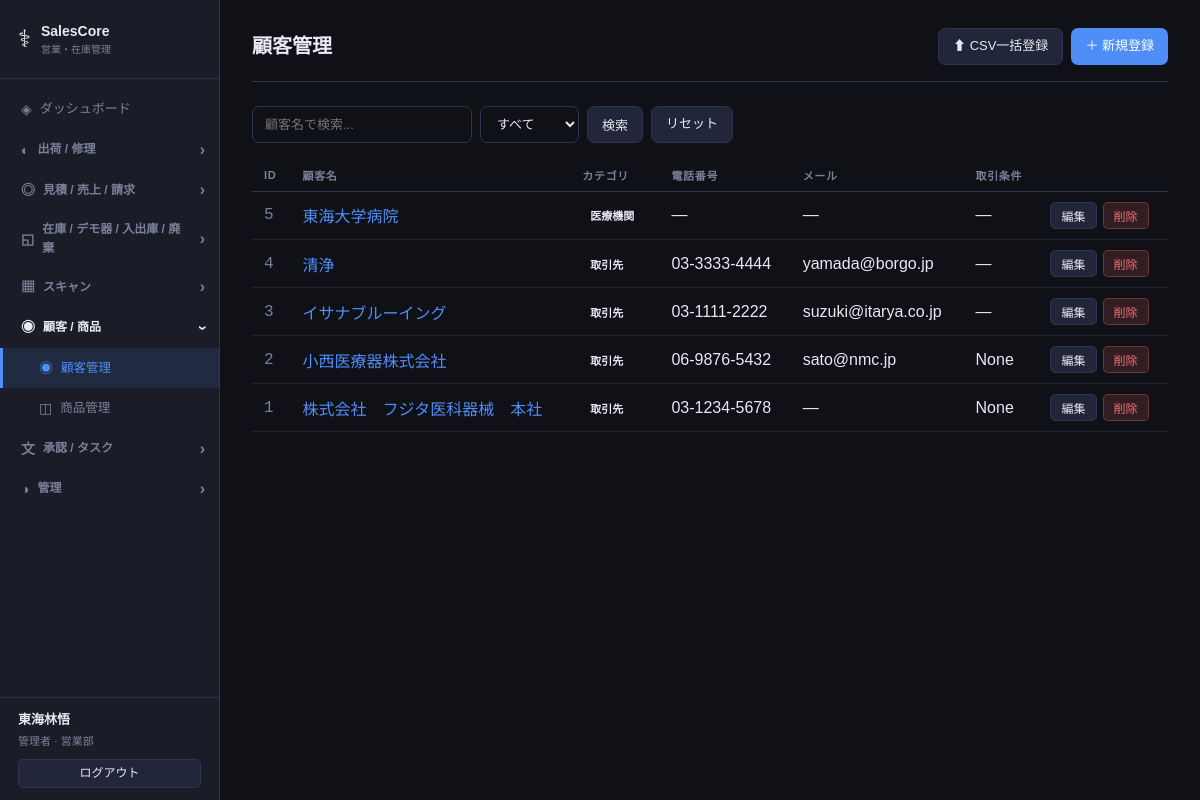
Page /customers (signed in) on the committed database.
### models.py (models this page shows)
class Base(DeclarativeBase):
    pass

class Staff(Base):
    __tablename__ = "staffs"
    id = Column(Integer, primary_key=True, autoincrement=True)
    name = Column(String(100), nullable=False)
    login_id = Column(String(50), unique=True, nullable=False)
    password_hash = Column(String(200), nullable=False)
    role = Column(String(20), default="user")
    department = Column(String(100), nullable=True)
    email = Column(String(200), nullable=True)
    is_active = Column(Boolean, default=True)
    last_active_at = Column(DateTime, nullable=True)
    last_active_page = Column(String(200), nullable=True)
    created_at = Column(DateTime, default=datetime.now)

class Customer(Base):
    __tablename__ = "customers"
    id = Column(Integer, primary_key=True, autoincrement=True)
    name = Column(String(200), nullable=False)
    category = Column(String(50), default="hospital")  # hospital / supplier
    phone = Column(String(50), nullable=True)
    email = Column(String(200), nullable=True)
    address = Column(Text, nullable=True)
    trading_terms = Column(Text, nullable=True)  # 取引条件
    notes = Column(Text, nullable=True)
    created_at = Column(DateTime, default=datetime.now)
    staff_id = Column(Integer, ForeignKey("staffs.id"), nullable=True)
    staff = relationship("Staff")
    quotes = relationship("Quote", back_populates="customer", foreign_keys="Quote.customer_id")

### routers/customers.py (the view)
@router.get("/customers", response_class=HTMLResponse)
def list_customers(request: Request, search: str = "", category: str = "", db: Session = Depends(get_db)):
    customers = crud.get_customers(db, search=search, category=category)
    return templates.TemplateResponse("customers/list.html", {
        "request": request, "customers": customers,
        "search": search, "category": category
    })

### templates/customers/list.html (shortened to what this page needs)
﻿{% extends "base.html" %}
{% block content %}
<div class="page-header">
  <h1 class="page-title">顧客管理</h1>
  <div class="header-actions">
    <a href="/customers/import" class="btn btn-ghost">⬆ CSV一括登録</a>
    <a href="/customers/new" class="btn btn-primary">＋ 新規登録</a>
  </div>
</div>
<div class="filter-bar">
  <form method="get" class="filter-form">
    <input name="search" value="{{ search }}" placeholder="顧客名で検索..." class="input">
    <select name="category" class="select">
      <option value="">すべて</option>
    </select>
    <button type="submit" class="btn btn-ghost">検索</button>
    <a href="/customers" class="btn btn-ghost">リセット</a>
  </form>
</div>
<div class="table-wrap">
  <table class="table">
    <thead><tr><th>ID</th><th>顧客名</th><th>カテゴリ</th><th>電話番号</th><th>メール</th><th>取引条件</th><th></th></tr></thead>
    <tbody>
      {% for c in customers %}
      <tr>
        <td class="mono text-muted">{{ c.id }}</td>
        <td><a href="/customers/{{ c.id }}" class="link">{{ c.name }}</a></td>
        <td><span class="badge badge-{{ c.category }}">{{ "医療機関" if c.category in ("hospital","medical") else "取引先" }}</span></td>
        <td>{{ c.phone or "―" }}</td>
        <td>{{ c.email or "―" }}</td>
        <td>{{ c.trading_terms or "―" }}</td>
        <td class="actions">
          <a href="/customers/{{ c.id }}/edit" class="btn btn-sm btn-ghost">編集</a>
          <form method="post" action="/customers/{{ c.id }}/delete" style="display:inline" onsubmit="return confirm('削除しますか？')">
            <button class="btn btn-sm btn-danger">削除</button>
          </form>
        </td>
      </tr>
      {% else %}
      <tr><td colspan="7" class="empty">顧客が登録されていません</td></tr>
      {% endfor %}
    </tbody>
  </table>
</div>
{% endblock %}

### templates/base.html (shortened to what this page needs)
<!DOCTYPE html>
<html lang="ja">
<head>
  <link rel="stylesheet" href="/static/css/style.css">
</head>
<body>
  <nav class="sidebar" id="sidebar">
    <div class="logo">
      <span class="logo-icon">⚕</span>
      <div>
        <div class="logo-title">SalesCore</div>
        <div class="logo-sub">営業・在庫管理</div>
      </div>
    </div>
    <ul class="nav-list">
      <li><a href="/" class="nav-link {% if request.url.path == '/' %}active{% endif %}" onclick="closeMenu()"><span class="nav-icon">◈</span> ダッシュボード</a></li>
      {% set grp1_active = ('/shipments' in request.url.path and '/repairs' not in request.url.path) or '/repairs' in request.url.path %}
      <li class="nav-group-item">
        <div class="nav-group-header {% if grp1_active %}open{% endif %}" onclick="toggleGroup('grp-shipment')">
          <span class="nav-icon">◐</span> 出荷 / 修理 <span class="nav-arrow">›</span>
        </div>
      </li>
      {% set grp2_active = '/quotes' in request.url.path or '/sales' in request.url.path or '/invoices' in request.url.path %}
      <li class="nav-group-item">
        <div class="nav-group-header {% if grp2_active %}open{% endif %}" onclick="toggleGroup('grp-sales')">
          <span class="nav-icon">◎</span> 見積 / 売上 / 請求 <span class="nav-arrow">›</span>
        </div>
      </li>
      {% set grp3_active = request.url.path == '/inventory' or 'history' in request.url.path or 'disposal' in request.url.path or '/demo' in request.url.path %}
      <li class="nav-group-item">
        <div class="nav-group-header {% if grp3_active %}open{% endif %}" onclick="toggleGroup('grp-inventory')">
          <span class="nav-icon">◱</span> 在庫 / デモ器 / 入出庫 / 廃棄 <span class="nav-arrow">›</span>
        </div>
      </li>
      {% set grp4_active = '/barcode' in request.url.path %}
      <li class="nav-group-item">
        <div class="nav-group-header {% if grp4_active %}open{% endif %}" onclick="toggleGroup('grp-scan')">
          <span class="nav-icon">▦</span> スキャン <span class="nav-arrow">›</span>
        </div>
      </li>
      {% set grp5_active = '/customers' in request.url.path or '/products' in request.url.path %}
      <li class="nav-group-item">
        <div class="nav-group-header {% if grp5_active %}open{% endif %}" onclick="toggleGroup('grp-customer')">
          <span class="nav-icon">◉</span> 顧客 / 商品 <span class="nav-arrow">›</span>
        </div>
        <ul class="nav-group {% if grp5_active %}open{% endif %}" id="grp-customer">
          <li><a href="/customers" class="nav-link {% if '/customers' in request.url.path %}active{% endif %}" onclick="closeMenu()"><span class="nav-icon">◉</span> 顧客管理</a></li>
          <li><a href="/products"  class="nav-link {% if '/products'  in request.url.path %}active{% endif %}" onclick="closeMenu()"><span class="nav-icon">◫</span> 商品管理</a></li>
        </ul>
      </li>
      {% set grp6_active = '/approval' in request.url.path or '/tasks' in request.url.path %}
      <li class="nav-group-item">
        <div class="nav-group-header {% if grp6_active %}open{% endif %}" onclick="toggleGroup('grp-approval')">
          <span class="nav-icon">文</span> 承認 / タスク <span class="nav-arrow">›</span>
        </div>
      </li>
      {% if request.state.staff and request.state.staff["role"] == "admin" %}
      {% set grp7_active = '/staff' in request.url.path %}
      <li class="nav-group-item">
        <div class="nav-group-header {% if grp7_active %}open{% endif %}" onclick="toggleGroup('grp-admin')">
          <span class="nav-icon">◑</span> 管理 <span class="nav-arrow">›</span>
        </div>
      </li>
      {% endif %}
    </ul>
    <div class="sidebar-user">
      {% if request.state.staff %}
      <div class="sidebar-user-name">{{ request.state.staff["name"] }}</div>
      <div class="sidebar-user-role">{{ "管理者" if request.state.staff["role"] == "admin" else "一般" }}{% if request.state.staff["department"] %} · {{ request.state.staff["department"] }}{% endif %}</div>
      <a href="/logout" class="btn btn-ghost btn-sm" style="margin-top:8px;width:100%;justify-content:center">ログアウト</a>
      {% endif %}
    </div>
  </nav>
  <main class="main">
    <div class="content">
      {% block content %}{% endblock %}
    </div>
  </main>
</body>
</html>

### static/css/style.css (style rules this page uses)
*, *::before, *::after { box-sizing: border-box; margin: 0; padding: 0; }
body { font-family: var(--font); background: var(--bg); color: var(--text); display: flex; min-height: 100vh; font-size: 14px; line-height: 1.6; }
.sidebar { width: 220px; min-height: 100vh; background: var(--surface); border-right: 1px solid var(--border); display: flex; flex-direction: column; position: fixed; left: 0; top: 0; bottom: 0; z-index: 100; transition: transform .25s; }
.logo { display: flex; align-items: center; gap: 10px; padding: 20px 18px; border-bottom: 1px solid var(--border); }
.logo-icon { font-size: 24px; }
.logo-title { font-size: 14px; font-weight: 700; }
.logo-sub { font-size: 10px; color: var(--text-muted); }
.nav-list { list-style: none; padding: 10px 0; flex: 1; overflow-y: auto; }
.nav-link { display: flex; align-items: center; gap: 8px; padding: 9px 18px; color: var(--text-muted); text-decoration: none; font-size: 13px; transition: all .15s; border-left: 3px solid transparent; }
.nav-link.active { background: rgba(79,142,247,.12); color: var(--accent); border-left-color: var(--accent); }
.nav-icon { font-size: 14px; }
.nav-group-item { list-style: none; }
.nav-group-header { display: flex; align-items: center; gap: 8px; padding: 9px 14px 9px 18px; font-size: 12px; font-weight: 700; color: var(--text-muted); cursor: pointer !important; user-select: none; border-left: 3px solid transparent; transition: background .15s, color .15s; }
.nav-group-header.open { color: var(--text); }
.nav-arrow { margin-left: auto; font-size: 16px; transition: transform .2s; display: inline-block; line-height: 1; pointer-events: none; }
.nav-group-header.open .nav-arrow { transform: rotate(90deg); }
.nav-group { list-style: none; padding: 0; display: none; }
.nav-group.open { display: block; }
.nav-group .nav-link { padding-left: 36px; font-size: 12.5px; }
.main { margin-left: 220px; flex: 1; min-width: 0; }
.content { padding: 28px 32px; max-width: 1200px; }
.page-header { display: flex; align-items: center; justify-content: space-between; margin-bottom: 24px; padding-bottom: 16px; border-bottom: 1px solid var(--border); flex-wrap: wrap; gap: 10px; }
.page-title { font-size: 20px; font-weight: 700; }
.header-actions { display: flex; gap: 8px; flex-wrap: wrap; }
.table-wrap { overflow-x: auto; -webkit-overflow-scrolling: touch; }
.table { width: 100%; border-collapse: collapse; min-width: 500px; }
.table th { text-align: left; font-size: 11px; font-weight: 600; color: var(--text-muted); text-transform: uppercase; letter-spacing: .06em; padding: 8px 12px; border-bottom: 1px solid var(--border); white-space: nowrap; }
.table td { padding: 10px 12px; border-bottom: 1px solid rgba(46,51,80,.5); vertical-align: middle; }
.badge { display: inline-flex; align-items: center; padding: 2px 8px; border-radius: 4px; font-size: 11px; font-weight: 600; white-space: nowrap; }
.btn { display: inline-flex; align-items: center; gap: 6px; padding: 7px 14px; border-radius: 7px; font-size: 13px; font-weight: 500; border: none; cursor: pointer; text-decoration: none; transition: all .15s; white-space: nowrap; }
.btn-primary { background: var(--accent); color: #fff; }
.btn-ghost { background: var(--surface2); color: var(--text); border: 1px solid var(--border); }
.btn-danger { background: rgba(247,111,111,.15); color: var(--danger); border: 1px solid rgba(247,111,111,.3); }
.btn-sm { padding: 4px 10px; font-size: 12px; border-radius: 5px; }
.input, .select, .textarea { background: var(--bg); border: 1px solid var(--border); color: var(--text); border-radius: 7px; padding: 8px 12px; font-size: 13px; font-family: inherit; transition: border-color .15s; width: 100%; }
.filter-bar { margin-bottom: 16px; }
.filter-form { display: flex; gap: 8px; flex-wrap: wrap; }
.filter-form .input { max-width: 220px; }
.filter-form .select { width: auto; }
.link { color: var(--accent); text-decoration: none; }
.mono { font-family: var(--mono); }
.text-muted { color: var(--text-muted); }
.actions { display: flex; gap: 6px; white-space: nowrap; }
.sidebar-user { padding: 12px 18px; border-top: 1px solid var(--border); margin-top: auto; }
.sidebar-user-name { font-size: 13px; font-weight: 700; color: var(--text); }
.sidebar-user-role { font-size: 11px; color: var(--text-muted); margin-top: 2px; }

### rows in the picture
Staff: state.staff.name "東海林悟", role "管理者", state.staff.department "営業部"
Customer: id "5", name "東海大学病院", category "医療機関", phone "―", email "―", trading_terms "―"
Customer: id "4", name "清浄", category "取引先", phone "03-3333-4444", email "yamada@borgo.jp", trading_terms "―"
Customer: id "3", name "イサナブルーイング", category "取引先", phone "03-1111-2222", email "suzuki@itarya.co.jp", trading_terms "―"
Customer: id "2", name "小西医療器株式会社", category "取引先", phone "06-9876-5432", email "sato@nmc.jp", trading_terms "None"
Customer: id "1", name "株式会社 フジタ医科器械 本社", category "取引先", phone "03-1234-5678", email "―", trading_terms "None"
